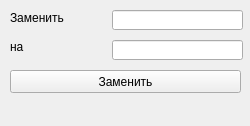
<?xml version="1.0" encoding="UTF-8"?>
<ui version="4.0">
 <class>Form</class>
 <widget class="QWidget" name="Form">
  <property name="geometry">
   <rect>
    <x>0</x>
    <y>0</y>
    <width>250</width>
    <height>126</height>
   </rect>
  </property>
  <property name="windowTitle">
   <string>Form</string>
  </property>
  <widget class="QLabel" name="label">
   <property name="geometry">
    <rect>
     <x>10</x>
     <y>10</y>
     <width>71</width>
     <height>16</height>
    </rect>
   </property>
   <property name="text">
    <string>Заменить</string>
   </property>
  </widget>
  <widget class="QLabel" name="label_2">
   <property name="geometry">
    <rect>
     <x>10</x>
     <y>40</y>
     <width>47</width>
     <height>13</height>
    </rect>
   </property>
   <property name="text">
    <string>на</string>
   </property>
  </widget>
  <widget class="QLineEdit" name="lineEdit">
   <property name="geometry">
    <rect>
     <x>112</x>
     <y>10</y>
     <width>131</width>
     <height>20</height>
    </rect>
   </property>
  </widget>
  <widget class="QLineEdit" name="lineEdit_2">
   <property name="geometry">
    <rect>
     <x>112</x>
     <y>40</y>
     <width>131</width>
     <height>20</height>
    </rect>
   </property>
  </widget>
  <widget class="QPushButton" name="pushButton">
   <property name="geometry">
    <rect>
     <x>10</x>
     <y>70</y>
     <width>231</width>
     <height>23</height>
    </rect>
   </property>
   <property name="text">
    <string>Заменить</string>
   </property>
  </widget>
  <widget class="QLabel" name="label_3">
   <property name="geometry">
    <rect>
     <x>10</x>
     <y>100</y>
     <width>231</width>
     <height>16</height>
    </rect>
   </property>
   <property name="text">
    <string/>
   </property>
  </widget>
 </widget>
 <resources/>
 <connections/>
</ui>
